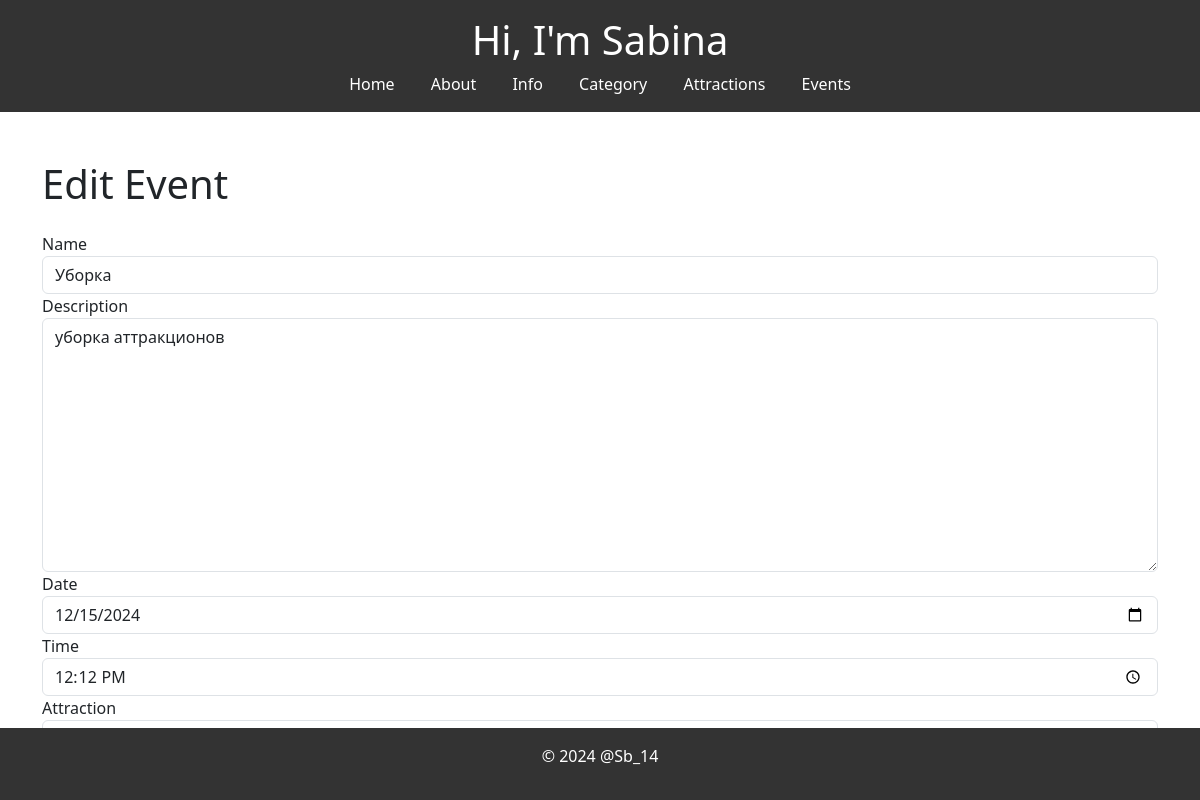
Screenshot of /edit_event/1/ with the database file from the repository.
### myapp/models.py (models this page shows, shortened)
class Event(models.Model):
    name = models.CharField(max_length=100)
    description = models.TextField()
    date = models.DateField()
    time = models.TimeField()
    attraction = models.ForeignKey(Attraction, on_delete=models.CASCADE)
    created_at = models.DateTimeField(auto_now_add=True)

### myapp/views.py (the view)
# urls.py: path('edit_event/<int:pk>/', views.edit_event, name='edit_event'),
def edit_event(request, pk):
    event = get_object_or_404(Event, pk=pk)
    if request.method == 'POST':
        form = EventForm(request.POST, instance=event)
        if form.is_valid():
            form.save()
            return redirect('event_list')
    else:
        form = EventForm(instance=event)
    return render(request, 'myapp/edit_event.html', {'form': form})

### myapp/forms.py
class EventForm(forms.ModelForm):
    class Meta:
        model = Event
        fields = ['name', 'description', 'date', 'time', 'attraction']
        widgets = {
            'name': forms.TextInput(attrs={'class': 'form-control'}),
            'description': forms.Textarea(attrs={'class': 'form-control'}),
            'date': forms.DateInput(attrs={'class': 'form-control', 'type': 'date'}),
            'time': forms.TimeInput(attrs={'class': 'form-control', 'type': 'time'}),
            'attraction': forms.Select(attrs={'class': 'form-control'}),
        }

### myapp/models.py (called while the page is built)
    def __str__(self):
        return self.name

### myapp/templates/myapp/edit_event.html (shortened to what this page needs)
{% extends 'myapp/layout.html' %}
{% load static %}
{% block body %}
{% include 'myapp/header.html' %}
<div class="container mt-5">
    <h1 class="mb-4">Edit Event</h1>
    <form method="post">
        <div class="form-group">
            <label for="name">Name</label>
            {{ form.name }}
        </div>
        <div class="form-group">
            <label for="description">Description</label>
            {{ form.description }}
        </div>
        <div class="form-group">
            <label for="date">Date</label>
            {{ form.date }}
        </div>
        <div class="form-group">
            <label for="time">Time</label>
            {{ form.time }}
        </div>
        <div class="form-group">
            <label for="attraction">Attraction</label>
        </div>
        <button type="submit" class="btn btn-primary mt-2">Save</button>
    </form>
</div>
{% endblock %}

### myapp/static/myapp/css/styles.css (style rules this page uses)
body { font-family: Arial, sans-serif; margin: 0; padding: 0; background-color: #f4f4f4; }

### rows the page displays
Event: name "Уборка", description "уборка аттракционов", date "12/15/2024", time "12:12:00"
